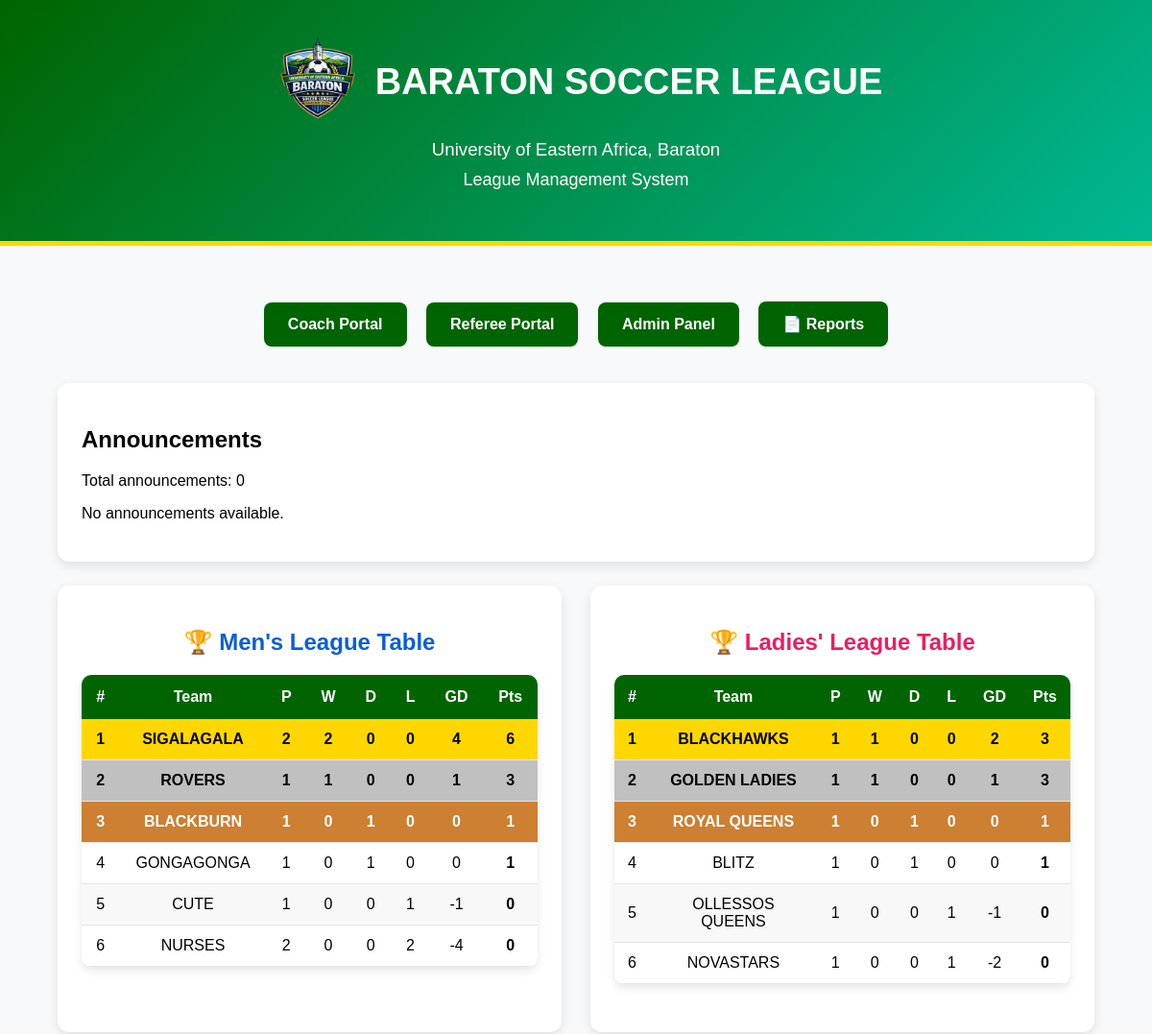
/ (upper part), run on an earlier commit of the app's database.
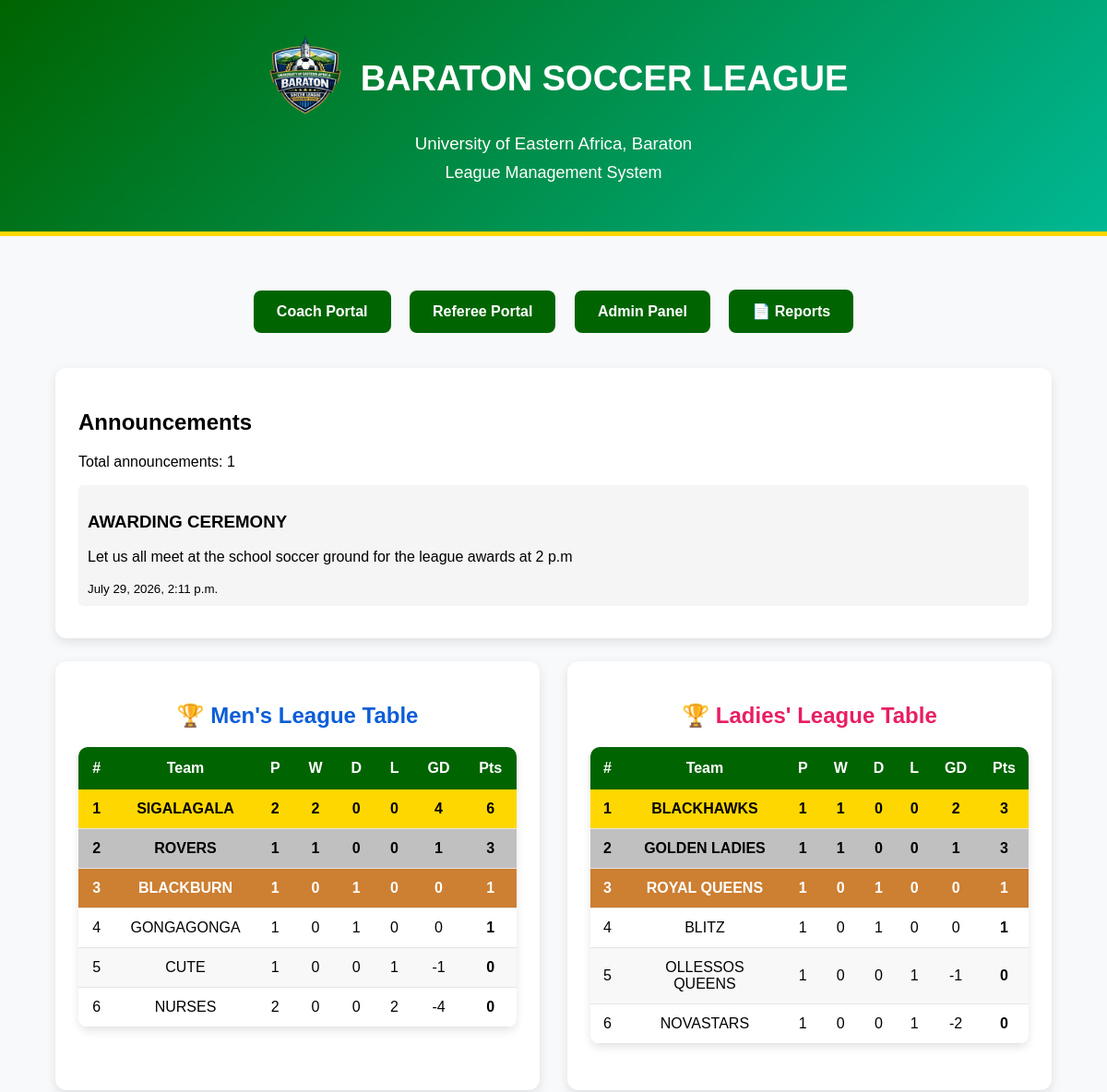
And on a later commit of the database.
### teams/models.py (models this page shows)
class Team(models.Model):
    CATEGORY_CHOICES = (
        ('Men', 'Men'),
        ('Ladies', 'Ladies'),
    )
    name = models.CharField(max_length=100)
    coach = models.ForeignKey(
    settings.AUTH_USER_MODEL,
    on_delete=models.SET_NULL,
    null=True,
    blank=True,
    limit_choices_to={'role': 'coach'}
)
    phone_number = models.CharField(
        max_length=15,
        blank=True,
        null=True
    )
    category = models.CharField(
        max_length=10,
        choices=CATEGORY_CHOICES,
        default='Men'
    )
    played = models.IntegerField(default=0)
    wins = models.IntegerField(default=0)
    draws = models.IntegerField(default=0)
    losses = models.IntegerField(default=0)
    goals_scored = models.IntegerField(default=0)
    goals_conceded = models.IntegerField(default=0)
    goal_difference = models.IntegerField(default=0)
    points = models.IntegerField(default=0)
    def __str__(self):
        return self.name

### notifications/models.py (models this page shows, shortened)
class Announcement(models.Model):
    AUDIENCE_CHOICES = (
        ('all', 'All Users'),
        ('coaches', 'Coaches Only'),
        ('referees', 'Referees Only'),
    )
    audience = models.CharField(
        max_length=20,
        choices=AUDIENCE_CHOICES,
        default='all')
    title = models.CharField(max_length=200)
    message = models.TextField()
    created_at = models.DateTimeField(auto_now_add=True)

### teams/views.py (the view)
# urls.py: path('', views.home, name='home'),
def home(request):
    men_teams = Team.objects.filter(
        category='Men'
    ).order_by(
        '-points',
        '-goal_difference',
        '-goals_scored'
    )
    ladies_teams = Team.objects.filter(
        category='Ladies'
    ).order_by(
        '-points',
        '-goal_difference',
        '-goals_scored'
    )
    matches = Match.objects.all().order_by('-match_date')[:6]
    fixtures = Match.objects.filter(
        status='Pending'
    ).order_by('match_date')[:6]
    men_top_scorers = Player.objects.filter(
        team__category='Men',
        goals__gt=0
    ).order_by('-goals')[:5]
    ladies_top_scorers = Player.objects.filter(
        team__category='Ladies',
        goals__gt=0
    ).order_by('-goals')[:5]
    men_top_assists = Player.objects.filter(
        team__category='Men',
        assists__gt=0
    ).order_by('-assists')[:5]
    ladies_top_assists = Player.objects.filter(
        team__category='Ladies',
        assists__gt=0
    ).order_by('-assists')[:5]
    men_clean_sheets = Player.objects.filter(
        team__category='Men',
        position='Goalkeeper'
    ).order_by(
        '-clean_sheets',
        'goal_conceded'
    )[:5]
    ladies_clean_sheets = Player.objects.filter(
        team__category='Ladies',
        position='Goalkeeper'
    ).order_by(
        '-clean_sheets',
        'goal_conceded'
    )[:5]
    announcements = Announcement.objects.filter(
        audience='all'
    ).order_by('-created_at')
    context = {
        'men_teams': men_teams,
        'ladies_teams': ladies_teams,
        'matches': matches,
        'fixtures': fixtures,
        'men_top_scorers': men_top_scorers,
        'ladies_top_scorers': ladies_top_scorers,
        'men_top_assists': men_top_assists,
        'ladies_top_assists': ladies_top_assists,
        'men_clean_sheets': men_clean_sheets,
        'ladies_clean_sheets': ladies_clean_sheets,
        'announcements': announcements,
    }
    return render(request, 'core/home.html', context)

### notifications/context_processors.py (called while the page is built)
def admin_notifications(request):
    return {
        'unread_notifications':
        AdminNotification.objects.filter(
            is_read=False
        ).count()
    }

### users/models.py (called while the page is built)
    def __str__(self):
        return self.username

### templates/core/home.html (shortened to what this page needs)
{% load static %}
<!DOCTYPE html>
<html>
<head>
</head>
<body>
<header>
    <h1
    style="display:flex;align-items:center;justify-content:center;gap:10px;">
        <img src="{% static 'images/logo.png' %}"
            alt="Baraton Soccer League Logo"
            style="width:100px;height:100px;">
        BARATON SOCCER LEAGUE
    </h1>
    <h3>University of Eastern Africa, Baraton</h3>
    <p>
        League Management System
    </p>
</header>
<div class="container">
    <div class="buttons">
        <a href="/login/" class="btn">
            Coach Portal
        </a>
        <a href="/referee-login-page/" class="btn">
            Referee  Portal
        </a>
        <a href="/admin/" class="btn">
            Admin Panel
        </a>
        <a href="/reports/" class="btn">
            📄 Reports
        </a>
    </div>
    <div class="section">
        <h2>Announcements</h2>
        <p>Total announcements: {{ announcements|length  }}</p>
        {% for announcement in announcements %}
            <div style="background:#f5f5f5; padding:10px; margin-bottom:10px;
            border-radius:5px;">
                <h3>{{ announcement.title }}</h3>
                <p>{{ announcement.message }}</p>
                <small>{{ announcement.created_at }}</small>
            </div>
        {% empty %}
            <p>No announcements available.</p>
        {% endfor %}
        </div>
    <div style="display:flex; gap:30px; flex-wrap:wrap;">
    <div class="section" style="flex:1; min-width:450px;">
        <h2 style="text-align:center; color:#0b5ed7;">🏆 Men's League Table</h2>
        <table>
            <tr>
                <th>#</th>
                <th>Team</th>
                <th>P</th>
                <th>W</th>
                <th>D</th>
                <th>L</th>
                <th>GD</th>
                <th>Pts</th>
            </tr>
            {% for team in men_teams %}
            <tr
            {% if forloop.counter == 1 %}
            style="background:#FFD700; font-weight:bold;"
            {% elif forloop.counter == 2 %}
            style="background:#C0C0C0; font-weight:bold;"
            {% elif forloop.counter == 3 %}
            style="background:#CD7F32; color:white; font-weight:bold;"
            {% endif %}
            >
                <td>{{ forloop.counter }}</td>
                <td>{{ team.name }}</td>
                <td>{{ team.played }}</td>
                <td>{{ team.wins }}</td>
                <td>{{ team.draws }}</td>
                <td>{{ team.losses }}</td>
                <td>{{ team.goal_difference }}</td>
                <td><strong>{{ team.points }}</strong></td>
            </tr>
            {% endfor %}
        </table>
    </div>
    <div class="section" style="flex:1; min-width:450px;">
        <h2 style="text-align:center; color:#e91e63;">🏆 Ladies' League Table</h2>
        <table>
            <tr>
                <th>#</th>
                <th>Team</th>
                <th>P</th>
                <th>W</th>
                <th>D</th>
                <th>L</th>
                <th>GD</th>
                <th>Pts</th>
            </tr>
            {% for team in ladies_teams %}
            <tr
            {% if forloop.counter == 1 %}
            style="background:#FFD700; font-weight:bold;"
            {% elif forloop.counter == 2 %}
            style="background:#C0C0C0; font-weight:bold;"
            {% elif forloop.counter == 3 %}
            style="background:#CD7F32; color:white; font-weight:bold;"
            {% endif %}
            >
                <td>{{ forloop.counter }}</td>
                <td>{{ team.name }}</td>
                <td>{{ team.played }}</td>
                <td>{{ team.wins }}</td>
                <td>{{ team.draws }}</td>
                <td>{{ team.losses }}</td>
                <td>{{ team.goal_difference }}</td>
                <td><strong>{{ team.points }}</strong></td>
            </tr>
            {% endfor %}
        </table>
    </div>
</div>
</div>
</body>
</html>

What changed in the data, as far as the page shows it:
added Announcement: title "AWARDING CEREMONY", message "Let us all meet at the school soccer ground for the league awards at 2 p.m", created_at "July 29, 2026, 2:11 p.m."
Also different on the page:
{{ announcements|length }}: "0" → "1"
text no longer shown: "No announcements available."
